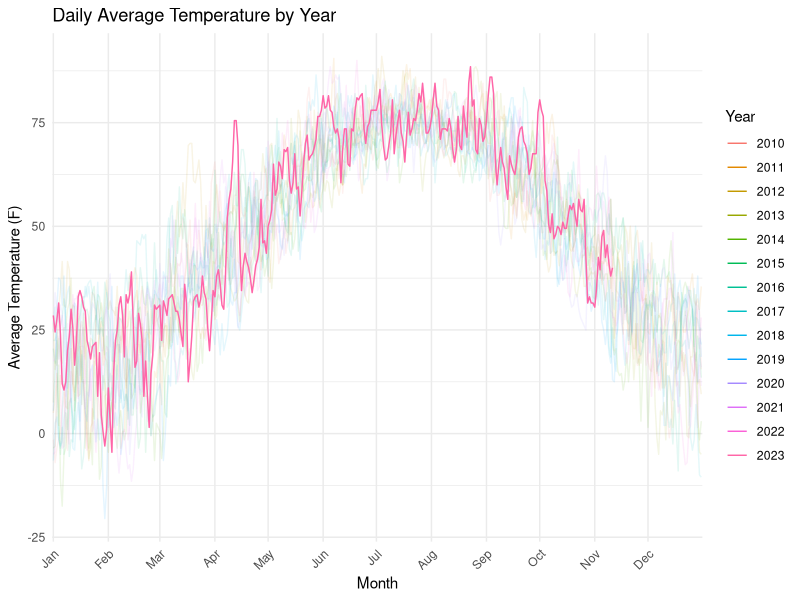

This figure's R source:
# Load necessary libraries
library(ggplot2)
library(dplyr)
library(lubridate) # for date manipulation

# Read the CSV file
data <- read.csv('Reconstructions/Week 11/DataDowloadCSV.csv')

# Convert Date to Date type and extract Year
data$Date <- as.Date(data$Date, format = "%Y-%m-%d")
data$Year <- as.integer(format(data$Date, "%Y"))

# Calculate daily average temperature using the new column names
data$Average_Temperature <- (data$MaxTemp + data$MinTemp) / 2

# Extract Month-Day for plotting
data$MonthDay <- format(data$Date, "%m-%d")

# Assign alpha values based on the year
data$Alpha <- ifelse(data$Year < 2023, 0.5, 1) # 0.5 for 2010-2022, 1 for 2023

# Create the line graph using ggplot2
plot <- ggplot(data, aes(x = MonthDay, y = Average_Temperature, group = Year, color = as.factor(Year), alpha = Alpha)) +
    geom_line() +
    labs(title = "Daily Average Temperature by Year",
         x = "Month",
         y = "Average Temperature (F)",
         color = "Year") +
    theme_minimal() +
    theme(axis.text.x = element_text(angle = 45, hjust = 1)) +
    guides(alpha = "none") + # Hide the alpha guide
    scale_x_discrete(breaks = format(seq(from = as.Date("2000-01-01"), to = as.Date("2000-12-01"), by = "month"), "%m-%d"), labels = month.abb) # Custom x-axis breaks and labels

# Save the plot to a PNG file
ggsave("Reconstructions/Week 11/temperature_plot.png", plot, width = 10, height = 6, dpi = 300)
